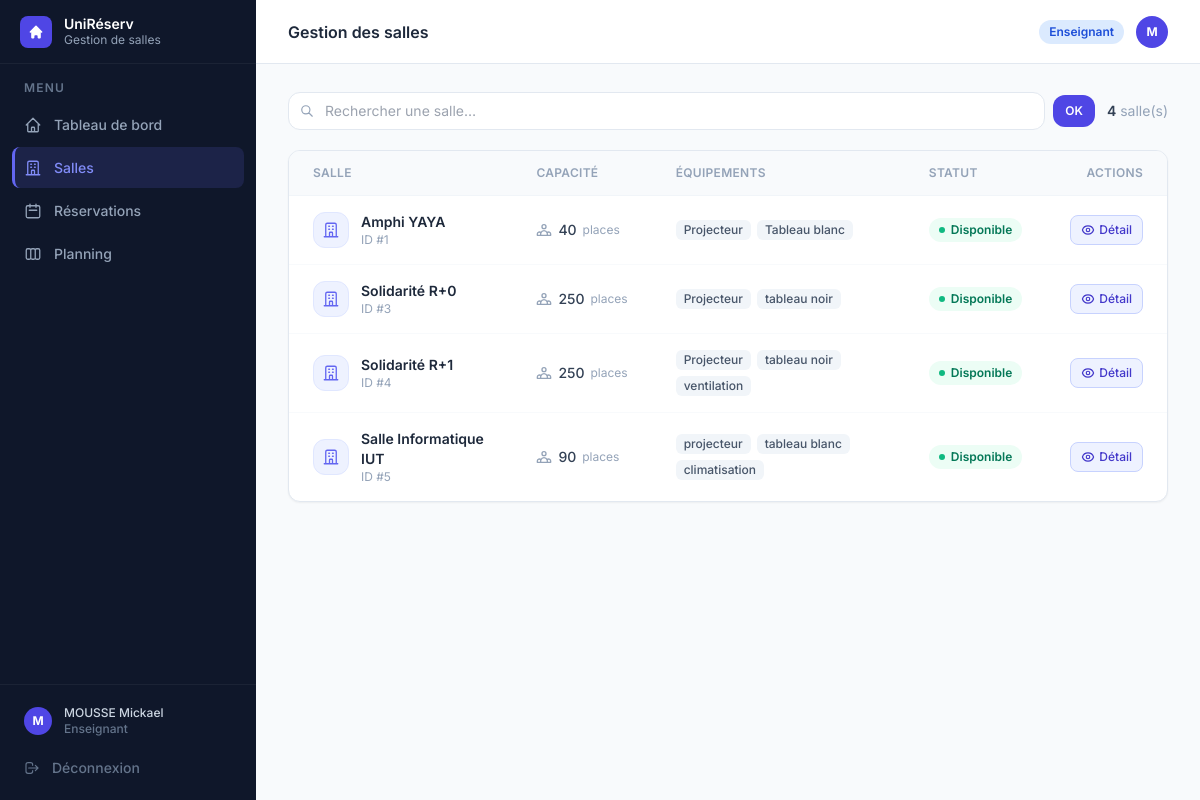
Page /salles (signed in) on the committed database.
### tables this page shows
CREATE TABLE utilisateurs (
            id               INTEGER PRIMARY KEY,
            nom              TEXT    NOT NULL,
            email            TEXT    NOT NULL UNIQUE,
            login            TEXT    NOT NULL UNIQUE,
            mot_de_passe     TEXT    NOT NULL,
            role             TEXT    NOT NULL,
            date_inscription TEXT    NOT NULL,
            matricule        TEXT,
            classe           TEXT,
            matiere          TEXT
        , ecole_id INTEGER, unite_formation_id INTEGER);

CREATE TABLE salles (
            id          INTEGER PRIMARY KEY,
            nom         TEXT    NOT NULL UNIQUE,
            capacite    INTEGER NOT NULL,
            equipements TEXT    NOT NULL DEFAULT '[]',
            disponible  INTEGER NOT NULL DEFAULT 1
        );

### gestion de salle/app.py (the view)
@app.route("/salles")
@login_required
def salles():
    _, _, salles_dict, _ = get_data()
    q = request.args.get("q", "").strip().lower()
    toutes = list(salles_dict.values())
    resultats = [s for s in toutes if q in s.nom.lower()] if q else toutes
    return render_template("salles.html", active="salles",
                           salles=resultats, q=q, nb_total=len(toutes))

### gestion de salle/app.py (called while the page is built)
def get_bd():
    return BaseDonneesSQLite()

@app.context_processor
def inject_format_classe():
    return dict(format_classe=_format_classe)

def get_data():
    bd   = get_bd()
    tout = bd.charger_tout()
    maintenant = datetime.now()
    for r in tout["reservations"]:
        if r.statut in (StatutReservation.CONFIRMEE, StatutReservation.EN_ATTENTE):
            if datetime.combine(r.date, r.heure_fin) < maintenant:
                r._Reservation__statut = StatutReservation.TERMINEE
                bd.sauvegarder_reservation(r)
    return (
        bd,
        {u.id: u for u in tout["utilisateurs"]},
        {s.id: s for s in tout["salles"]},
        tout["reservations"],
    )

def login_required(f):
    @wraps(f)
    def decorated(*args, **kwargs):
        if "user_id" not in session:
            return redirect(url_for("login"))
        return f(*args, **kwargs)
    return decorated

### gestion de salle/models/reservation.py (called while the page is built)
    def _valider_horaires(self):
        if self.__heure_debut >= self.__heure_fin:
            raise ValueError(
                f"L'heure de début ({self.__heure_debut}) "
                f"doit être avant l'heure de fin ({self.__heure_fin})."
            )

    @property
    def id(self) -> int:
        return self.__id

    @id.setter
    def id(self, valeur: int):
        self.__id = valeur

    @property
    def date(self) -> date:
        return self.__date

    @property
    def heure_fin(self) -> time:
        return self.__heure_fin

    @property
    def statut(self) -> StatutReservation:
        return self.__statut

    def to_dict(self) -> dict:
        return {
            "id": self.__id,
            "salle_id": self.__salle.id,
            "salle_nom": self.__salle.nom,
            "responsable_id": self.__responsable.id,
            "responsable_nom": self.__responsable.nom,
            "classe": self.__classe,
            "date": self.__date.isoformat(),
            "heure_debut": self.__heure_debut.strftime("%H:%M"),
            "heure_fin": self.__heure_fin.strftime("%H:%M"),
            "matiere": self.__matiere,
            "enseignant_id": self.__enseignant_id,
            "statut": self.__statut.value,
            "date_creation": self.__date_creation.isoformat(),
        }

### gestion de salle/models/salle.py (called while the page is built)
    @property
    def id(self) -> int:
        return self.__id

    @id.setter
    def id(self, valeur: int):
        if self.__id is None:
            self.__id = valeur

    @property
    def nom(self) -> str:
        return self.__nom

### gestion de salle/templates/salles.html (shortened to what this page needs)
{% extends "base.html" %}
{% block heading %}Gestion des salles{% endblock %}
{% block content %}
<div class="flex items-center gap-3 mb-5 flex-wrap">
  <form method="GET" action="{{ url_for('salles') }}" class="flex items-center gap-2 flex-1 min-w-52">
    <div class="relative flex-1">
      <input type="text" name="q" value="{{ q }}" placeholder="Rechercher une salle…"
             class="w-full pl-9 pr-3 py-2 rounded-xl border border-slate-200 bg-white text-sm
                    focus:outline-none focus:ring-2 focus:ring-indigo-400 focus:bg-white transition-all"/>
    </div>
    <button type="submit"
            class="px-3 py-2 rounded-xl bg-indigo-600 hover:bg-indigo-700 text-white text-xs font-semibold transition shrink-0">
      OK
    </button>
  </form>
  <p class="text-slate-400 text-sm shrink-0">
    <span class="font-semibold text-slate-700">{{ salles|length }}</span>
    {% if q %}résultat(s) sur {{ nb_total }}{% else %}salle(s){% endif %}
  </p>
</div>
<div class="bg-white rounded-xl border border-slate-200 shadow-sm overflow-hidden">
  {% if salles %}
  <div class="overflow-x-auto">
    <table class="w-full text-sm">
      <thead>
        <tr class="border-b border-slate-100 bg-slate-50">
          <th class="px-6 py-3.5 text-left text-xs font-semibold text-slate-400 uppercase tracking-wide">Salle</th>
          <th class="px-6 py-3.5 text-left text-xs font-semibold text-slate-400 uppercase tracking-wide">Capacité</th>
          <th class="px-6 py-3.5 text-left text-xs font-semibold text-slate-400 uppercase tracking-wide">Équipements</th>
          <th class="px-6 py-3.5 text-left text-xs font-semibold text-slate-400 uppercase tracking-wide">Statut</th>
          <th class="px-6 py-3.5 text-right text-xs font-semibold text-slate-400 uppercase tracking-wide">Actions</th>
        </tr>
      </thead>
      <tbody>
        {% for s in salles %}
        <tr class="data-row border-b border-slate-50 last:border-0">
          <td class="px-6 py-4">
            <div class="flex items-center gap-3">
              <div class="w-9 h-9 rounded-xl bg-indigo-50 border border-indigo-100 flex items-center justify-center shrink-0">
              </div>
              <div>
                <p class="font-semibold text-slate-800">{{ s.nom }}</p>
                <p class="text-xs text-slate-400">ID #{{ s.id }}</p>
              </div>
            </div>
          </td>
          <td class="px-6 py-4">
            <div class="flex items-center gap-1.5 text-slate-700">
              <span class="font-medium">{{ s.capacite }}</span>
              <span class="text-slate-400 text-xs">places</span>
            </div>
          </td>
          <td class="px-6 py-4">
            {% if s.equipements %}
            <div class="flex flex-wrap gap-1.5">
              {% for eq in s.equipements %}
              <span class="px-2 py-0.5 rounded-md bg-slate-100 text-slate-600 text-xs font-medium">{{ eq }}</span>
              {% endfor %}
            </div>
            {% else %}
            <span class="text-slate-300 text-sm">—</span>
            {% endif %}
          </td>
          <td class="px-6 py-4">
            {% if s.disponible %}
            <span class="inline-flex items-center gap-1.5 px-2.5 py-1 rounded-full text-xs font-semibold bg-emerald-50 text-emerald-700">
              <span class="w-1.5 h-1.5 rounded-full bg-emerald-500"></span> Disponible
            </span>
            {% else %}
            <span class="inline-flex items-center gap-1.5 px-2.5 py-1 rounded-full text-xs font-semibold bg-red-50 text-red-700">
              <span class="w-1.5 h-1.5 rounded-full bg-red-500"></span> Indisponible
            </span>
            {% endif %}
          </td>
          <td class="px-6 py-4">
            <div class="flex items-center justify-end gap-2">
              <a href="{{ url_for('salles_detail', salle_id=s.id) }}"
                 class="inline-flex items-center gap-1 px-2.5 py-1.5 rounded-lg border border-indigo-200 bg-indigo-50 hover:bg-indigo-100 text-indigo-700 text-xs font-medium transition">
                Détail
              </a>
            </div>
          </td>
        </tr>
        {% endfor %}
      </tbody>
    </table>
  </div>
  {% endif %}
</div>
{% endblock %}

### gestion de salle/templates/base.html (shortened to what this page needs)
<!DOCTYPE html>
<html lang="fr" class="h-full">
<head>
  <script src="https://cdn.tailwindcss.com"></script>
</head>
<body class="h-full bg-slate-50 flex" style="font-family:'Inter',sans-serif">
  <aside class="w-64 bg-slate-900 flex flex-col fixed inset-y-0 left-0 z-30" style="background:linear-gradient(180deg,#0f172a 0%,#0f172a 100%)">
    <div class="h-16 flex items-center gap-3 px-5 border-b border-white/5">
      <div class="w-8 h-8 rounded-lg bg-indigo-600 flex items-center justify-center shrink-0">
        <svg class="w-4 h-4 text-white" fill="currentColor" viewBox="0 0 20 20">
          <path d="M10.707 2.293a1 1 0 00-1.414 0l-7 7a1 1 0 001.414 1.414L4 10.414V17a1 1 0 001 1h2a1 1 0 001-1v-2a1 1 0 011-1h2a1 1 0 011 1v2a1 1 0 001 1h2a1 1 0 001-1v-6.586l.293.293a1 1 0 001.414-1.414l-7-7z"/>
        </svg>
      </div>
      <div>
        <p class="text-white font-semibold text-sm leading-tight">UniRéserv</p>
        <p class="text-slate-400 text-xs">Gestion de salles</p>
      </div>
    </div>
    <nav class="flex-1 px-3 py-4 space-y-0.5 overflow-y-auto">
      <p class="text-slate-500 text-xs font-semibold uppercase tracking-widest px-3 mb-2">Menu</p>
      <a href="{{ url_for('dashboard') }}" class="nav-item {% if active=='dashboard' %}nav-item-active{% else %}nav-item-inactive{% endif %}">
        Tableau de bord
      </a>
      <a href="{{ url_for('salles') }}" class="nav-item {% if active=='salles' %}nav-item-active{% else %}nav-item-inactive{% endif %}">
        <svg style="width:18px;height:18px" fill="none" stroke="currentColor" stroke-width="1.75" viewBox="0 0 24 24">
          <path stroke-linecap="round" stroke-linejoin="round" d="M19 21V5a2 2 0 00-2-2H7a2 2 0 00-2 2v16m14 0h2m-2 0h-5m-9 0H3m2 0h5M9 7h1m-1 4h1m4-4h1m-1 4h1m-5 10v-5a1 1 0 011-1h2a1 1 0 011 1v5m-4 0h4"/>
        </svg>
        Salles
      </a>
      <a href="{{ url_for('reservations') }}" class="nav-item {% if active=='reservations' %}nav-item-active{% else %}nav-item-inactive{% endif %}">
        <svg style="width:18px;height:18px" fill="none" stroke="currentColor" stroke-width="1.75" viewBox="0 0 24 24">
          <path stroke-linecap="round" stroke-linejoin="round" d="M8 7V3m8 4V3m-9 8h10M5 21h14a2 2 0 002-2V7a2 2 0 00-2-2H5a2 2 0 00-2 2v12a2 2 0 002 2z"/>
        </svg>
        Réservations
      </a>
      <a href="{{ url_for('planning') }}" class="nav-item {% if active=='planning' %}nav-item-active{% else %}nav-item-inactive{% endif %}">
        Planning
      </a>
    </nav>
    <div class="border-t border-white/5 p-3 space-y-0.5">
      <a href="{{ url_for('profil') }}" class="nav-item {% if active=='profil' %}nav-item-active{% else %}nav-item-inactive{% endif %} !py-2">
        <div class="w-7 h-7 rounded-full bg-indigo-600 flex items-center justify-center text-white text-xs font-bold shrink-0">
          {{ session.user_nom[0].upper() if session.user_nom else '?' }}
        </div>
        <div class="flex-1 min-w-0">
          <p class="text-slate-300 text-xs font-medium truncate">{{ session.user_nom }}</p>
          <p class="text-slate-500 text-xs truncate">
            {% if session.user_role == 'admin' %}Administrateur
            {% elif session.user_role == 'responsable' %}Responsable
            {% elif session.user_role == 'enseignant' %}Enseignant
            {% else %}Étudiant{% endif %}
          </p>
        </div>
      </a>
      <a href="{{ url_for('logout') }}" class="nav-item nav-item-inactive !text-slate-500 hover:!text-red-400">
        <svg style="width:16px;height:16px" fill="none" stroke="currentColor" stroke-width="1.75" viewBox="0 0 24 24">
          <path stroke-linecap="round" stroke-linejoin="round" d="M17 16l4-4m0 0l-4-4m4 4H7m6 4v1a3 3 0 01-3 3H6a3 3 0 01-3-3V7a3 3 0 013-3h4a3 3 0 013 3v1"/>
        </svg>
        Déconnexion
      </a>
    </div>
  </aside>
  <div class="ml-64 flex-1 flex flex-col min-h-screen">
    <header class="h-16 bg-white border-b border-slate-200 flex items-center justify-between px-8 sticky top-0 z-20">
      <h1 class="text-slate-800 font-semibold text-base">{% block heading %}{% endblock %}</h1>
      <div class="flex items-center gap-3">
        {% set role = session.user_role %}
        {% if role == 'admin' %}
          <span class="px-2.5 py-1 rounded-full text-xs font-semibold bg-red-100 text-red-700">Admin</span>
        {% elif role == 'responsable' %}
          <span class="px-2.5 py-1 rounded-full text-xs font-semibold bg-amber-100 text-amber-700">Responsable</span>
        {% elif role == 'enseignant' %}
          <span class="px-2.5 py-1 rounded-full text-xs font-semibold bg-blue-100 text-blue-700">Enseignant</span>
        {% else %}
          <span class="px-2.5 py-1 rounded-full text-xs font-semibold bg-indigo-100 text-indigo-700">Étudiant</span>
        {% endif %}
        <a href="{{ url_for('profil') }}" class="w-8 h-8 rounded-full bg-indigo-600 flex items-center justify-center text-white text-xs font-bold hover:bg-indigo-700 transition">
          {{ session.user_nom[0].upper() if session.user_nom else '?' }}
        </a>
      </div>
    </header>
    <main class="flex-1 px-8 py-7">
      {% block content %}{% endblock %}
    </main>
  </div>
</body>
</html>

### gestion de salle/templates/base.html (style rules this page uses)
body { font-family: 'Inter', sans-serif; }
.nav-item { display: flex; align-items: center; gap: 0.75rem; padding: 0.625rem 0.75rem; border-radius: 0.5rem; font-size: 0.875rem; font-weight: 500; transition: all 150ms; white-space: nowrap; }
.nav-item-active { background: rgba(99,102,241,0.15); color: #818cf8; border-left: 3px solid #6366f1; padding-left: calc(0.75rem - 3px); }
.nav-item-inactive { color: #94a3b8; }

### rows in the picture
utilisateurs: user_nom "MOUSSE Mickael"
salles: nom "Amphi YAYA", id "1", capacite "40", equipements "Projecteur" "Tableau blanc", disponible 1 (drawn)
salles: nom "Solidarité R+0", id "3", capacite "250", equipements "Projecteur" "tableau noir", disponible 1 (drawn)
salles: nom "Solidarité R+1", id "4", capacite "250", equipements "Projecteur" "tableau noir" "ventilation", disponible 1 (drawn)
salles: nom "Salle Informatique IUT", id "5", capacite "90", equipements "projecteur" "tableau blanc" "climatisation", disponible 1 (drawn)

### other values in the picture
{{ session.user_nom[0].upper() if session.user_nom else '?' }} "M"
{{ salles|length }} "4"
